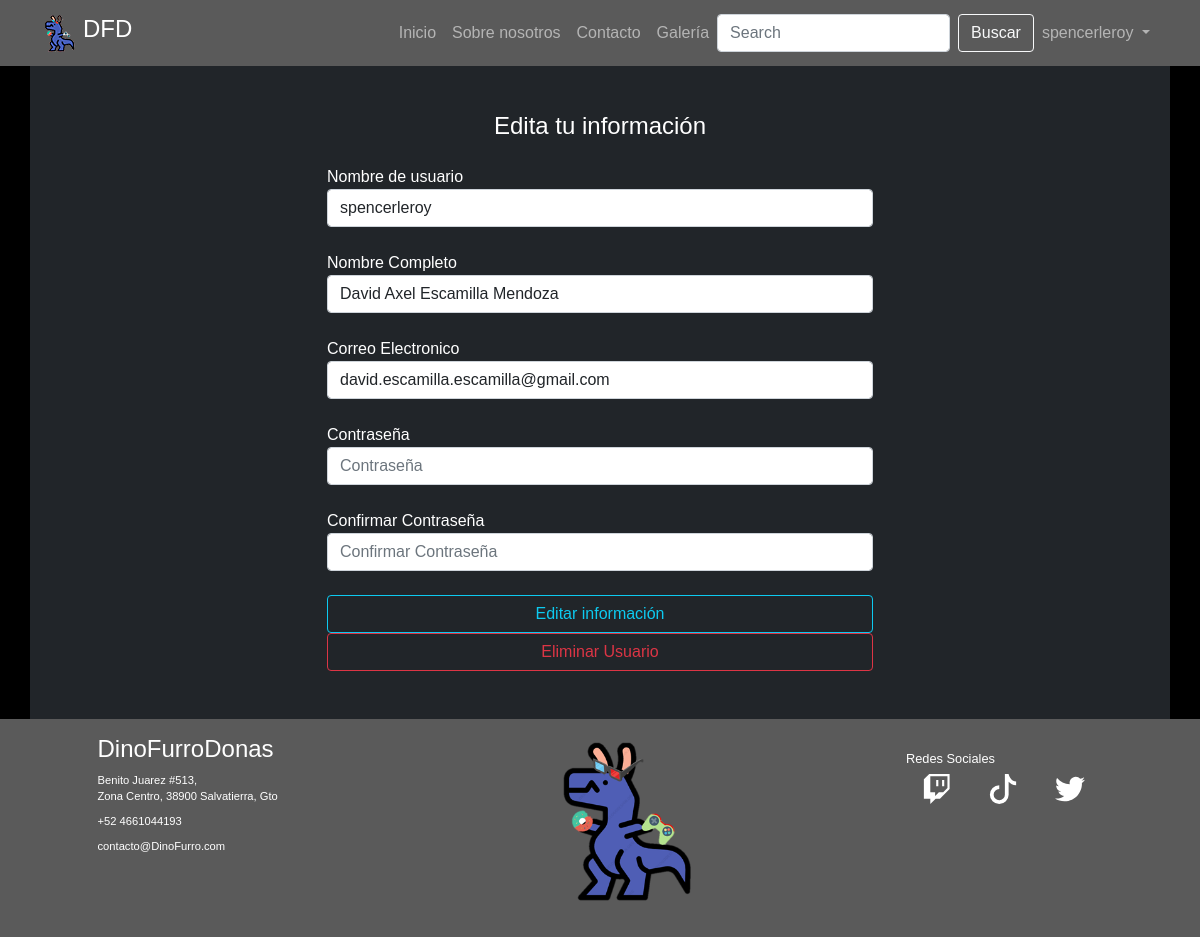
Page /page/editar_usuario.php (signed in) on the committed database.
### tables this page shows
CREATE TABLE `user` (
  `id` int(11) NOT NULL,
  `fullname` varchar(300) NOT NULL,
  `username` varchar(100) NOT NULL,
  `email` varchar(300) NOT NULL,
  `password` varchar(45) NOT NULL,
  `create_at` timestamp NOT NULL DEFAULT current_timestamp(),
  `rol` varchar(20) DEFAULT 'user'
);

### page/editar_usuario.php (the view, shortened to what this page needs)
<!DOCTYPE html>
<html lang="en">
<head>
    <link rel="stylesheet" href="../css/bootstrap/bootstrap.min.css">
    <link rel="stylesheet" href="../css/style.css">
</head>
<body class="bg-black">
    <header>
        <?php include "../php/navbar.php"; ?>
    </header>
    <main class="mt-4">
        <div class="container mt-5 pt-3">
            <div class="row bg-dark">
            <?php
                    include "../php/conexion.php";
                    $consulta = "SELECT username, fullname, email FROM user where id=" . $_SESSION["user_id"] . "";
                    $query = $con->query($consulta);
                    while ($r = $query->fetch_array()) {
                        $username = $r["username"];
                        $fullname = $r["fullname"];
                        $email = $r["email"];
                    }
                    ?>
                <section class="col-lg-6 col-12 text-white mx-auto d-block my-5">
                    <h4 class="text-center">Edita tu información</h4>
                    <form class="needs-validation" role="form" name="editar_usuario" action="../php/editar_usuario.php" method="post" novalidate>
                        <div class="form-group my-4">
                            <label for="username">Nombre de usuario</label>
                            <input type="text" class="form-control" id="username" name="username" placeholder="Nombre de usuario" value="<?php echo $username?>">
                        </div>
                        <div class="form-group my-4">
                            <label for="fullname">Nombre Completo</label>
                            <input type="text" class="form-control" id="fullname" name="fullname" placeholder="Nombre Completo" required value="<?php echo $fullname?>">
                        </div>
                        <div class="form-group my-4">
                            <label for="email">Correo Electronico</label>
                            <input type="email" class="form-control" id="email" name="email" placeholder="Correo Electronico"  value="<?php echo $email?>">
                        </div>
                        <div class="form-group my-4">
                            <label for="password">Contrase&ntilde;a</label>
                            <input type="password" class="form-control" id="password" name="password" placeholder="Contrase&ntilde;a" required>
                        </div>
                        <div class="form-group my-4">
                            <label for="confirm_password">Confirmar Contrase&ntilde;a</label>
                            <input type="password" class="form-control" id="confirm_password" name="confirm_password" placeholder="Confirmar Contrase&ntilde;a" required>
                        </div>
                        <button type="submit" class="btn btn-outline-info d-block mx-auto w-100">Editar información</button>
                    </form>
                    <form  role="form" name="borrar_usuario" action="../php/borrar_usuario.php" method="post" novalidate>
                        <button type="submit" class="btn btn-outline-danger d-block mx-auto w-100">Eliminar Usuario</button>
                    </form>
            </div>
        </div>
    </main>
    <footer>
        <?php include "../php/footer.php"; ?>
    </footer>
</body>
</html>

### css/style.css (style rules this page uses)
:root { --bg-navBar: #3e4262; --bg-gray-light: #5A5A5A; --color-dino-body:#4f5eb5; }
* { margin: 0; padding: 0; box-sizing: border-box; }
body { font-family: 'Montserrat', sans-serif; font-weight: 300; }

### rows in the picture
user: username "spencerleroy", fullname "David Axel Escamilla Mendoza", email "david.escamilla.escamilla@gmail.com"

### other values in the picture
$_SESSION["username"] "spencerleroy"
